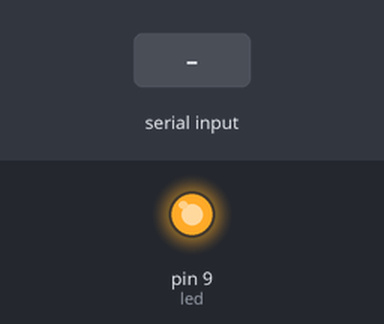
A sketch run on a simulated Arduino Uno, built with avr-gcc and run on an emulated ATmega328P. Shown: output pins drawn as LEDs (lit = HIGH). The inputs (shaded band) are chosen by the test bench.

Above: at 1.2 s.
1.3 s: "g" received over Serial
At 1.9 s:
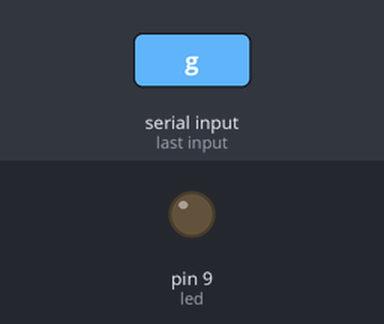
Timing chart, 0 to 4.3 s (numbered marks = the images above; inputs shaded):
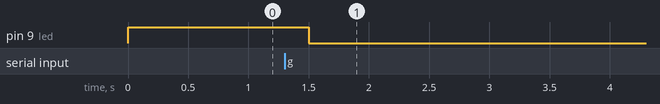

The sketch:

serial-led.ino
```cpp
char input = 'g'; // Character used to turn the LED on and off. We use 'g' for Godzilla
int state = 1; // LED is off by default
const int led = 9;

void setup() {
  Serial.begin(9600);
  while (!Serial) {
    ; // wait for serial port to connect. Needed for native USB port only
  }
  pinMode(9, OUTPUT);
}

void loop() {
  if (Serial.available() > 0) {
    input = Serial.read();

    if (input == 'g' && state == LOW) {
      state = HIGH;
    } else if (input == 'g' && state == HIGH) {
      state = LOW;
    }
  }
  digitalWrite(led, state);
  delay(500);
}
```

Measured:
- after the input at 1.3 s, pin 9 (led): HIGH → LOW after 0.20 s
